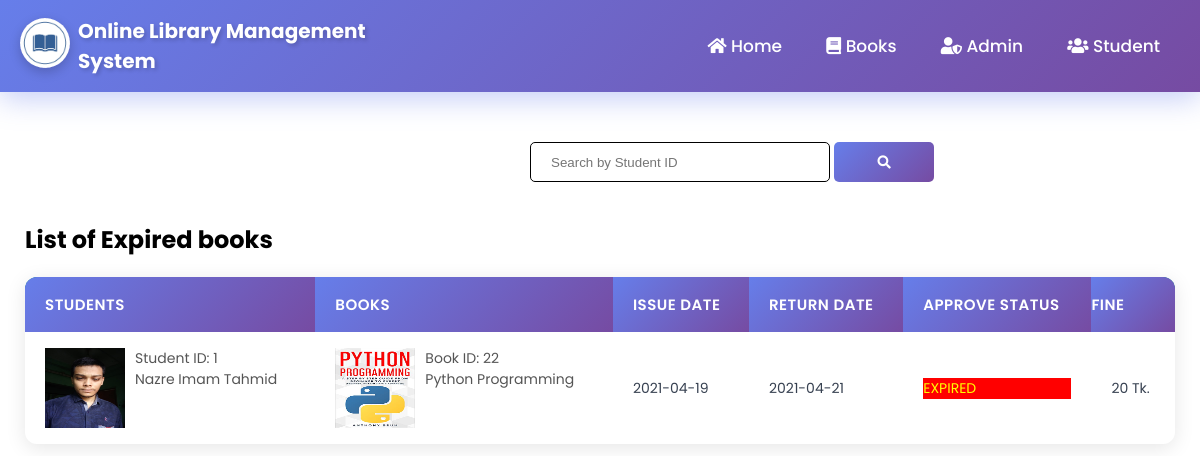
The page /expired.php on the database its author committed.
### tables this page shows
CREATE TABLE `student` (
  `studentid` int(111) NOT NULL,
  `student_username` varchar(111) NOT NULL,
  `FullName` varchar(111) NOT NULL,
  `Email` varchar(111) NOT NULL,
  `Password` varchar(111) NOT NULL,
  `PhoneNumber` varchar(111) NOT NULL,
  `studentpic` varchar(100) NOT NULL
);

CREATE TABLE `books` (
  `bookid` int(100) NOT NULL,
  `bookpic` varchar(500) NOT NULL,
  `bookname` varchar(100) NOT NULL,
  `authorid` int(100) NOT NULL,
  `categoryid` int(100) NOT NULL,
  `ISBN` varchar(100) NOT NULL,
  `price` int(100) NOT NULL,
  `quantity` int(100) NOT NULL,
  `status` varchar(100) NOT NULL
);

CREATE TABLE `issueinfo` (
  `studentid` int(100) NOT NULL,
  `bookid` int(100) NOT NULL,
  `issuedate` date NOT NULL,
  `returndate` date NOT NULL,
  `approve` varchar(200) NOT NULL,
  `fine` int(100) NOT NULL
);

### expired.php (the view, shortened to what this page needs)
<?php
	include "connection.php";
    include "admin_navbar.php";
?>
<!DOCTYPE html>
<html lang="en">
<head>
    <link rel="stylesheet" href="https://cdnjs.cloudflare.com/ajax/libs/font-awesome/5.15.2/css/all.min.css" />
    <link rel="stylesheet" href="style.css?v=<?php echo time(); ?>">
</head>
<body>
    <div class="search-bar admin-search">
        <form action="" method='post'>
            <input type="search" name='search' placeholder='Search by Student ID' required>
            <button type='submit' name='submit'><i class="fas fa-search"></i></button>
        </form>
    </div>
    <div class="request-table">
        <div class="request-container book-container"  style="max-width: 1600px;">
            <h2 class="request-title student-info-title">List of Expired books</h2>
            <?php
        $e=0;
		if(isset($_POST['submit']))
		{
            $var='<p style="color:yellow; background-color:red;">EXPIRED</p>';
			$q=mysqli_query($db,"SELECT student.studentid,FullName,studentpic,books.bookid,bookname,ISBN,price,bookpic,authors.authorname,category.categoryname,issueinfo.issuedate,returndate,approve,fine FROM student inner join issueinfo on student.studentid=issueinfo.studentid inner join books on issueinfo.bookid=books.bookid join authors on authors.authorid=books.authorid join category on category.categoryid=books.categoryid where issueinfo.approve='$var' AND issueinfo.studentid='$_POST[search]' ORDER BY `issueinfo`.`returndate` ASC;");
			if(mysqli_num_rows($q)==0)
			{
				echo "Sorry! There's no expired book by this student ID";
			}
			else
			{
				echo "<table class='rtable booktable'>";
                echo "<tr style='background-color: teal;'>";
                echo "<th>"; echo "Students"; echo "</th>";
                echo "<th>"; echo "Books"; echo "</th>";
                echo "<th>"; echo "Issue Date"; echo "</th>";
                echo "<th>"; echo "Return Date"; echo "</th>";
                echo "<th>"; echo "Approve Status"; echo "</th>";
                echo "<th style='padding-left: 0;'>"; echo "Fine"; echo "</th>";
                echo "</tr>";
                while($row=mysqli_fetch_assoc($q))
                {
                    $d = strtotime($row['returndate']);
                    $c=strtotime(date("Y-m-d"));
                    $diff = $c-$d;
                    if($diff>0){
                        $day = floor($diff/(60*60*24));
                        $e=$e+1;
                        $var='<p style="color:yellow; background-color:red;">EXPIRED</p>';
                        $fine = $day*10;
                        mysqli_query($db,"UPDATE issueinfo SET approve='$var',fine=$fine where `returndate`='$row[returndate]' and approve='yes' limit $e;");
                    }
                    echo "<tr>";
                    echo "<td>
                    <div class='table-info'>
                        <img src='images/".$row['studentpic']."'>
                        <div>
                            <p>Student ID: ";echo $row['studentid'];echo"</p>
                            <p>";echo $row['FullName'];echo"</p><br>";?>
                        </div>
                    </div>
                    </td><?php
                    echo "<td>
                    <div class='table-info'>
                        <img src='images/".$row['bookpic']."'>
                        <div>
                            <p>Book ID: ";echo $row['bookid'];echo"</p>
                            <p>";echo $row['bookname'];echo"</p><br>";?>
                        </div>
                    </div>
                    </td><?php
                    echo "<td>"; echo $row['issuedate']; echo "</td>";
                    echo "<td>"; echo $row['returndate']; echo "</td>";
                    echo "<td>"; echo $row['approve']; echo "</td>";
                    echo "<td>"; echo $row['fine']; echo " Tk."; echo "</td>";
                    echo "</tr>";
                }
                echo "</table>";
		    }
		}
		else
		{
			$var='<p style="color:yellow; background-color:red;">EXPIRED</p>';
			$res=mysqli_query($db,"SELECT student.studentid,FullName,studentpic,books.bookid,bookname,ISBN,price,bookpic,authors.authorname,category.categoryname,issueinfo.issuedate,returndate,approve,fine FROM student inner join issueinfo on student.studentid=issueinfo.studentid inner join books on issueinfo.bookid=books.bookid join authors on authors.authorid=books.authorid join category on category.categoryid=books.categoryid where issueinfo.approve='$var' ORDER BY `issueinfo`.`returndate` ASC;");
            if(mysqli_num_rows($res)==0)
			{
				echo "There's no expired books.";
			}
            else{
                echo "<table class='rtable booktable'>";
            echo "<tr style='background-color: teal;'>";
            echo "<th>"; echo "Students"; echo "</th>";
            echo "<th>"; echo "Books"; echo "</th>";
            echo "<th>"; echo "Issue Date"; echo "</th>";
            echo "<th>"; echo "Return Date"; echo "</th>";
            echo "<th>"; echo "Approve Status"; echo "</th>";
            echo "<th style='padding-left: 0;'>"; echo "Fine"; echo "</th>";
            echo "</tr>";
            while($row=mysqli_fetch_assoc($res))
            {
                echo "<tr>";
                    echo "<td>
                    <div class='table-info'>
                        <img src='images/".$row['studentpic']."'>
                        <div>
                            <p>Student ID: ";echo $row['studentid'];echo"</p>
                            <p>";echo $row['FullName'];echo"</p><br>";?>
                        </div>
                    </div>
                    </td><?php
                    echo "<td>
                    <div class='table-info'>
                        <img src='images/".$row['bookpic']."'>
                        <div>
                            <p>Book ID: ";echo $row['bookid'];echo"</p>
                            <p>";echo $row['bookname'];echo"</p>";?>
                        </div>
                    </div>
                    </td><?php
                    echo "<td>"; echo $row['issuedate']; echo "</td>";
                    echo "<td>"; echo $row['returndate']; echo "</td>";
                    echo "<td>"; echo $row['approve']; echo "</td>";
                    echo "<td>"; echo $row['fine']; echo " Tk."; echo "</td>";
                    echo "</tr>";
            }
            echo "</table>";
            }
        }
        ?>
        </div>
    </div>
</body>
</html>

### style.css (style rules this page uses)
html { scroll-behavior: smooth; }
* { margin: 0; padding: 0; box-sizing: border-box; }
body { font-family: 'Poppins', sans-serif; }
p { color: #555; }
.profile-table tr,td { border: none; padding: 10px; }
.search-bar { margin-left: 480px; }
.search-bar input { border-radius: 5px; border: 1px solid; height: 40px; padding: 10px; padding-left: 20px; }
.search-bar button { width: 100px; padding: 10px; height: 40px; background: linear-gradient(135deg, #667eea 0%, #764ba2 100%); color: white; border: none; border-radius: 5px; cursor: pointer; transition: 0.4s; outline: none; }
.admin-search { padding-top: 40px; margin-left: 530px; }
.request-table { padding-bottom: 500px; }
.request-container { max-width: 1300px; margin: auto; padding-left: 25px; padding-right: 25px; }
.book-container { max-width: 1400px; }
.request-container .request-title { padding-top: 100px; }
.request-container .student-info-title { padding-top: 30px; }
.rtable { width: 100%; margin-top: 20px; border-collapse: collapse; }
.rtable th { text-align: left; color: white; padding: 10px; }
.booktable th:last-child { padding-left: 110px; }
.table-info { display: flex; flex-wrap: wrap; }
.rtable td img { width: 80px; height: 80px; margin-right: 10px; }
form input { width: 300px; height: 30px; margin: 10px 0; padding: 0 10px; border: 1px solid #ccc; }

### expired.php (style rules this page uses)
.rtable { width: 100%; margin-top: 20px; border-collapse: collapse; box-shadow: 0 4px 20px rgba(0, 0, 0, 0.1); border-radius: 12px; overflow: hidden; }
.rtable tr { transition: all 0.3s ease; }
.rtable th { text-align: left; color: white; padding: 16px 20px; background: linear-gradient(135deg, #667eea 0%, #764ba2 100%); font-weight: 600; font-size: 15px; text-transform: uppercase; letter-spacing: 0.5px; }
.rtable td { padding: 16px 20px; border-bottom: 1px solid #e5e7eb; color: #374151; font-size: 14px; }
.rtable tr:last-child td { border-bottom: none; }

### rows shown on the page
student: studentpic (picture), studentid "1", FullName "Nazre Imam Tahmid", books.bookpic (picture), books.bookid "22", books.bookname "Python Programming", issueinfo.issuedate "2021-04-19", issueinfo.returndate "2021-04-21", issueinfo.approve "EXPIRED", issueinfo.fine "20"
